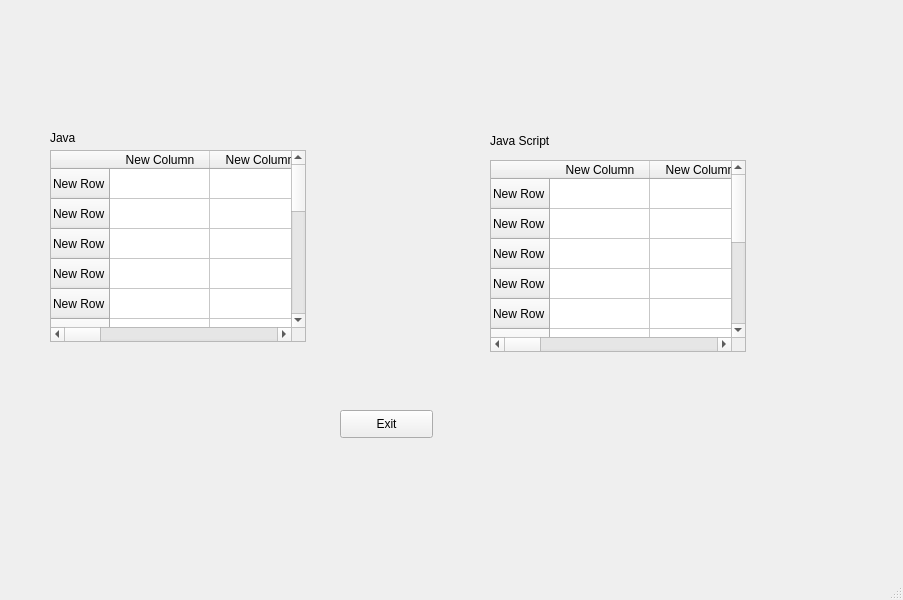
<?xml version="1.0" encoding="UTF-8"?>
<ui version="4.0">
 <class>teacher_view1</class>
 <widget class="QMainWindow" name="teacher_view1">
  <property name="geometry">
   <rect>
    <x>0</x>
    <y>0</y>
    <width>903</width>
    <height>600</height>
   </rect>
  </property>
  <property name="windowTitle">
   <string>MainWindow</string>
  </property>
  <widget class="QWidget" name="centralwidget">
   <widget class="QTableWidget" name="java_table">
    <property name="geometry">
     <rect>
      <x>50</x>
      <y>150</y>
      <width>256</width>
      <height>192</height>
     </rect>
    </property>
    <row>
     <property name="text">
      <string>New Row</string>
     </property>
    </row>
    <row>
     <property name="text">
      <string>New Row</string>
     </property>
    </row>
    <row>
     <property name="text">
      <string>New Row</string>
     </property>
    </row>
    <row>
     <property name="text">
      <string>New Row</string>
     </property>
    </row>
    <row>
     <property name="text">
      <string>New Row</string>
     </property>
    </row>
    <row>
     <property name="text">
      <string>New Row</string>
     </property>
    </row>
    <row>
     <property name="text">
      <string>New Row</string>
     </property>
    </row>
    <row>
     <property name="text">
      <string>New Row</string>
     </property>
    </row>
    <row>
     <property name="text">
      <string>New Row</string>
     </property>
    </row>
    <row>
     <property name="text">
      <string>New Row</string>
     </property>
    </row>
    <row>
     <property name="text">
      <string>New Row</string>
     </property>
    </row>
    <row>
     <property name="text">
      <string>New Row</string>
     </property>
    </row>
    <row>
     <property name="text">
      <string>New Row</string>
     </property>
    </row>
    <row>
     <property name="text">
      <string>New Row</string>
     </property>
    </row>
    <row>
     <property name="text">
      <string>New Row</string>
     </property>
    </row>
    <row>
     <property name="text">
      <string>New Row</string>
     </property>
    </row>
    <column>
     <property name="text">
      <string>New Column</string>
     </property>
    </column>
    <column>
     <property name="text">
      <string>New Column</string>
     </property>
    </column>
    <column>
     <property name="text">
      <string>New Column</string>
     </property>
    </column>
    <column>
     <property name="text">
      <string>New Column</string>
     </property>
    </column>
    <column>
     <property name="text">
      <string>New Column</string>
     </property>
    </column>
    <column>
     <property name="text">
      <string>New Column</string>
     </property>
    </column>
   </widget>
   <widget class="QTableWidget" name="js_table">
    <property name="geometry">
     <rect>
      <x>490</x>
      <y>160</y>
      <width>256</width>
      <height>192</height>
     </rect>
    </property>
    <row>
     <property name="text">
      <string>New Row</string>
     </property>
    </row>
    <row>
     <property name="text">
      <string>New Row</string>
     </property>
    </row>
    <row>
     <property name="text">
      <string>New Row</string>
     </property>
    </row>
    <row>
     <property name="text">
      <string>New Row</string>
     </property>
    </row>
    <row>
     <property name="text">
      <string>New Row</string>
     </property>
    </row>
    <row>
     <property name="text">
      <string>New Row</string>
     </property>
    </row>
    <row>
     <property name="text">
      <string>New Row</string>
     </property>
    </row>
    <row>
     <property name="text">
      <string>New Row</string>
     </property>
    </row>
    <row>
     <property name="text">
      <string>New Row</string>
     </property>
    </row>
    <row>
     <property name="text">
      <string>New Row</string>
     </property>
    </row>
    <row>
     <property name="text">
      <string>New Row</string>
     </property>
    </row>
    <column>
     <property name="text">
      <string>New Column</string>
     </property>
    </column>
    <column>
     <property name="text">
      <string>New Column</string>
     </property>
    </column>
    <column>
     <property name="text">
      <string>New Column</string>
     </property>
    </column>
    <column>
     <property name="text">
      <string>New Column</string>
     </property>
    </column>
    <column>
     <property name="text">
      <string>New Column</string>
     </property>
    </column>
    <column>
     <property name="text">
      <string>New Column</string>
     </property>
    </column>
   </widget>
   <widget class="QLabel" name="label">
    <property name="geometry">
     <rect>
      <x>50</x>
      <y>130</y>
      <width>55</width>
      <height>16</height>
     </rect>
    </property>
    <property name="text">
     <string>Java</string>
    </property>
   </widget>
   <widget class="QLabel" name="label_2">
    <property name="geometry">
     <rect>
      <x>490</x>
      <y>130</y>
      <width>81</width>
      <height>21</height>
     </rect>
    </property>
    <property name="text">
     <string>Java Script</string>
    </property>
   </widget>
   <widget class="QPushButton" name="btn_exit">
    <property name="geometry">
     <rect>
      <x>340</x>
      <y>410</y>
      <width>93</width>
      <height>28</height>
     </rect>
    </property>
    <property name="text">
     <string>Exit</string>
    </property>
   </widget>
  </widget>
  <widget class="QMenuBar" name="menubar">
   <property name="geometry">
    <rect>
     <x>0</x>
     <y>0</y>
     <width>903</width>
     <height>26</height>
    </rect>
   </property>
  </widget>
  <widget class="QStatusBar" name="statusbar"/>
 </widget>
 <resources/>
 <connections/>
</ui>
